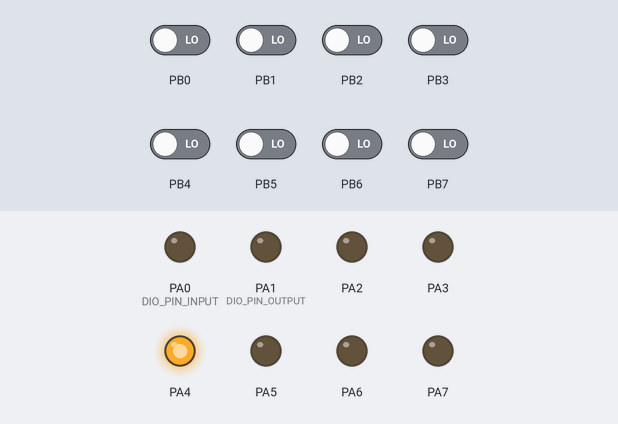
A program run on a simulated ATmega32, built with avr-gcc and emulated at 8 MHz. On the bench: output pins drawn as LEDs (lit = HIGH). The test bench sets the inputs (shaded band); at power-on: PB0–7 LOW.

Above: at 3.24 s.
5.0 s: PB3 driven HIGH
At 5.31 s:
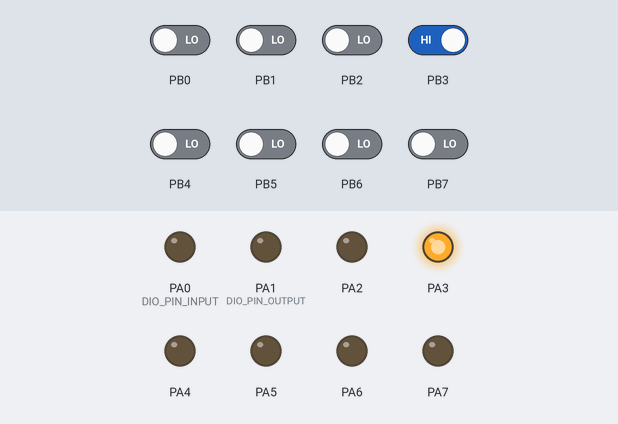
12.0 s: PB0 driven LOW
At 14.6 s:
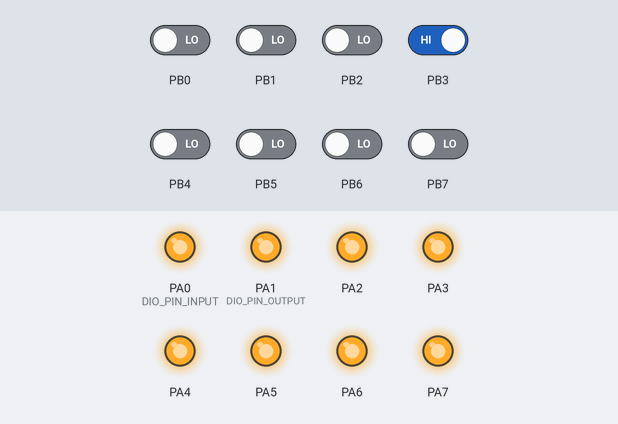
Timing chart, 0 to 21.5 s (numbered marks = the images above; inputs shaded):
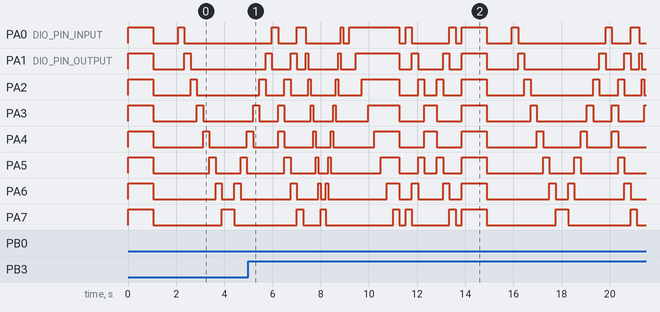

The program:

main.c
```c
/*
 * main.c
 *
 *  Created on: Nov 15, 2023
 *      Author: Mai Nasser
 */
#include"LIB/BIT_MATH.h"
#include"LIB/STD_TYPES.h"

#include"DIO/DIO_interface.h"
#include"LED/LED_interface.h"
#include"SW/SW_interface.h"

#include"util/delay.h"

LED_Type Leds[8]={
		{LED_PORTA,LED_PIN0,ACTIVE_HIGH},
		{LED_PORTA,LED_PIN1,ACTIVE_HIGH},
		{LED_PORTA,LED_PIN2,ACTIVE_HIGH},
		{LED_PORTA,LED_PIN3,ACTIVE_HIGH},
		{LED_PORTA,LED_PIN4,ACTIVE_HIGH},
		{LED_PORTA,LED_PIN5,ACTIVE_HIGH},
		{LED_PORTA,LED_PIN6,ACTIVE_HIGH},
		{LED_PORTA,LED_PIN7,ACTIVE_HIGH},
};
SW_Type SW[8] = {
		{SW_PORTB, LED_PIN0, SW_Ext_PULL_UP},
		{SW_PORTB, LED_PIN1, SW_Ext_PULL_UP},
		{SW_PORTB, LED_PIN2, SW_Ext_PULL_UP},
		{SW_PORTB, LED_PIN3, SW_Ext_PULL_UP},
		{SW_PORTB, LED_PIN4, SW_Ext_PULL_UP},
		{SW_PORTB, LED_PIN5, SW_Ext_PULL_UP},
		{SW_PORTB, LED_PIN6, SW_Ext_PULL_UP},
		{SW_PORTB, LED_PIN7, SW_Ext_PULL_UP}
};

void FlashingEvery1sec();
void ShiftingLeftEvery250ms();
void ShiftingRightEvery250ms();
void TwoLedsConvergingEvery250ms();
void TwoLedsDivergingEvery250ms();
void PingPongEffectEvery250ms();
void Incrementing_SnakeEffect_Every250();
void TwoLedsConvergeDivergeEvery250ms ();

int main(void){

	for(u8 i=0;i<8;i++)
	{
		LED_voidInit(Leds[i]);
	}

	for(u8 i=0;i<8;i++)
		{
			SW_voidInit    (SW[i]);
		}


	while(1)
	{

		for(u8 i=0;i<8;i++)
		{
			if (SW_u8GetPressed (SW[i])) {
				switch(i){
				case 0:
					FlashingEvery1sec();
					break;
				case 1:
					ShiftingLeftEvery250ms();
					break;
				case 2:
					ShiftingRightEvery250ms();
					break;
				case 3:
					TwoLedsConvergingEvery250ms();
					break;
				case 4:
					TwoLedsDivergingEvery250ms();
					break;
				case 5:
					PingPongEffectEvery250ms();
					break;
				case 6:
					Incrementing_SnakeEffect_Every250();
					break;
				case 7:
					TwoLedsConvergeDivergeEvery250ms ();
					break;

				}
			}
		}

	}

}
void FlashingEvery1sec(){

	for(u8 i=0;i<8;i++)
	{
		LED_voidOn(Leds[i]);
	}
	_delay_ms(1000);
	for(u8 i=0;i<8;i++)
	{
		LED_voidOff(Leds[i]);
	}
	_delay_ms(1000);
}
void ShiftingLeftEvery250ms(){
	for(u8 i=0;i<8;i++)
	{
		LED_voidOn(Leds[i]);
		_delay_ms(250);
		LED_voidOff(Leds[i]);
	}
}

void ShiftingRightEvery250ms(){
	for(u8 i=0;i<8;i++)
	{
		LED_voidOn     (Leds[7 - i]);
		_delay_ms(250);
		LED_voidOff     (Leds[7 - i]);
	}
}

void TwoLedsConvergingEvery250ms(){
	for(u8 i=0;i<4;i++)
	{
		LED_voidOn(Leds[i]);
		LED_voidOn(Leds[7-i]);
		_delay_ms(250);
		LED_voidOff(Leds[i]);
		LED_voidOff(Leds[7-i]);
	}
}

void TwoLedsDivergingEvery250ms(){
	for(u8 i=0;i<4;i++)
	{
		LED_voidOn(Leds[3-i]);
		LED_voidOn(Leds[4+i]);
		_delay_ms(250);
		LED_voidOff(Leds[3-i]);
		LED_voidOff(Leds[4+i]);
	}
}

void PingPongEffectEvery250ms(){
	for(u8 i=0;i<8;i++)
	{
		LED_voidOn(Leds[i]);
		_delay_ms(100);
		LED_voidOff(Leds[i]);
	}
	for(u8 i=0;i<8;i++)
		{
			LED_voidOn     (Leds[7 - i]);
			_delay_ms(100);
			LED_voidOff     (Leds[7 - i]);
		}
	_delay_ms(250);
}


void Incrementing_SnakeEffect_Every250(){
	for(u8 i=0;i<8;i++)
	{
		LED_voidOn(Leds[i]);
		_delay_ms(250);
	}
	for(u8 i=0;i<8;i++)
	{
		LED_voidOff(Leds[i]);
	}
	_delay_ms(250);
}
void TwoLedsConvergeDivergeEvery250ms () {
	for(u8 i=0;i<4;i++)
		{
			LED_voidOn(Leds[i]);
			LED_voidOn(Leds[7-i]);
			_delay_ms(250);
			LED_voidOff(Leds[i]);
			LED_voidOff(Leds[7-i]);
		}
	for(u8 i=0;i<4;i++)
		{
			LED_voidOn(Leds[3-i]);
			LED_voidOn(Leds[4+i]);
			_delay_ms(250);
			LED_voidOff(Leds[3-i]);
			LED_voidOff(Leds[4+i]);
		}
	_delay_ms(250);
}
```

LED_interface.h
```c
/*
 * LED_interface.h
 *
 *      Author: Mai Nasser
 *      Layer:HAL
 *      SWC:LED
 */

#ifndef HAL_LED_LED_INTERFACE_H_
#define HAL_LED_LED_INTERFACE_H_

// Port Defines
#define  LED_PORTA  0
#define  LED_PORTB  1
#define  LED_PORTC  2
#define  LED_PORTD  3


// PIN Defines
#define LED_PIN0   0
#define LED_PIN1   1
#define LED_PIN2   2
#define LED_PIN3   3
#define LED_PIN4   4
#define LED_PIN5   5
#define LED_PIN6   6
#define LED_PIN7   7

// PIN Status
#define ACTIVE_HIGH    1
#define ACTIVE_LOW     0

typedef struct{

	u8 Port         ;
	u8 Pin          ;
	u8 Active_State ;

}LED_Type;


void LED_voidInit (LED_Type LED_Config);

void LED_voidOn   (LED_Type LED_Config);

void LED_voidOff  (LED_Type LED_Config);

void LED_voidToggle (LED_Type LED_Config);


#endif /* HAL_LED_LED_INTERFACE_H_ */
```

LED_program.c
```c
/*
 * LED_program.c
 *
 *      Author: Mai Nasser
 *      Layer:HAL
 *      SWC:LED
 */
#include "../LIB/STD_TYPES.h"
#include "../LIB/BIT_MATH.h"

#include "../DIO/DIO_interface.h"
#include "LED_interface.h"

void LED_voidInit(LED_Type LED_Config)
{

	DIO_VoidSetPinDirection( LED_Config.Port , LED_Config.Pin , DIO_PIN_OUTPUT);

}

void LED_voidOn(LED_Type LED_Config)
{

	if(LED_Config.Active_State == ACTIVE_HIGH ){

		DIO_VoidSetPinValue(LED_Config.Port ,LED_Config.Pin ,DIO_PIN_HIGH);

	}else if(LED_Config.Active_State == ACTIVE_LOW ){

		DIO_VoidSetPinValue(LED_Config.Port ,LED_Config.Pin ,DIO_PIN_LOW);

	}

}

void LED_voidOff(LED_Type LED_Config)
{

	if(LED_Config.Active_State == ACTIVE_HIGH ){

		DIO_VoidSetPinValue(LED_Config.Port ,LED_Config.Pin ,DIO_PIN_LOW);

	}else if(LED_Config.Active_State == ACTIVE_LOW ){

		DIO_VoidSetPinValue(LED_Config.Port ,LED_Config.Pin ,DIO_PIN_HIGH);

	}

}

void LED_voidToggle( LED_Type LED_Config)
{
	DIO_VoidTogglePinValue( LED_Config.Port , LED_Config.Pin );
}
```

SW_interface.h
```c
/*
 * SW.interface.h
 *
 *      Author: Mai Nasser
 *      Layer:HAL
 *      SWC:SWITCH-BUTTON
 */

#ifndef SW_INTERFACE_H
#define SW_INTERFACE_H

// Port Defines
#define  SW_PORTA  0
#define  SW_PORTB  1
#define  SW_PORTC  2
#define  SW_PORTD  3

// PIN Defines
#define SW_PIN0   0
#define SW_PIN1   1
#define SW_PIN2   2
#define SW_PIN3   3
#define SW_PIN4   4
#define SW_PIN5   5
#define SW_PIN6   6
#define SW_PIN7   7

// Switch status
#define SW_PRESSED     1
#define SW_NOT_PRESSED 0

// PULL_State
#define SW_Int_PULL_UP     0
#define SW_Ext_PULL_UP     1
#define SW_Ext_PULL_DOWN   2
#define SW_FLOATING        3

typedef struct{

	u8 Port;
	u8 Pin ;
	u8 Pull_State;

}SW_Type;

void SW_voidInit       ( SW_Type SW_Config );
u8   SW_u8GetPressed   ( SW_Type SW_Config );

#endif
```

SW_program.c
```c
/*
 * SW.program.h
 *
 *      Author: Mai Nasser
 *      Layer:HAL
 *      SWC:SWITCH-BUTTON
 */

#include "../LIB/STD_TYPES.h"
#include "../LIB/BIT_MATH.h"

#include "../DIO/DIO_interface.h"

#include "../SW/SW_config.h"
#include "../SW/SW_interface.h"
#include "../SW/SW_private.h"

void SW_voidInit(SW_Type SW_Config){

	DIO_VoidSetPinDirection( SW_Config.Port , SW_Config.Pin , DIO_PIN_INPUT );

	if( SW_Config.Pull_State == SW_Int_PULL_UP ){

		DIO_VoidSetPinValue( SW_Config.Port , SW_Config.Pin , DIO_PIN_HIGH  );

	}

}
u8   SW_u8GetPressed   ( SW_Type SW_Config ){

	u8 LOC_u8Result = SW_NOT_PRESSED ;
		u8 PIN_u8PinVal = SW_NOT_PRESSED ;

		if ( (SW_Config.Pull_State == SW_Int_PULL_UP) || (SW_Config.Pull_State == SW_Ext_PULL_UP) )
		{
			 PIN_u8PinVal= DIO_VoidGetPinValue( SW_Config.Port , SW_Config.Pin);

			if ( PIN_u8PinVal==0)
			{
				LOC_u8Result = SW_PRESSED ;
			}
			else if ( PIN_u8PinVal==1)
			{
				LOC_u8Result = SW_NOT_PRESSED ;
			}

		}
		else if (SW_Config.Pull_State == SW_Ext_PULL_DOWN)
		{
			 PIN_u8PinVal=DIO_VoidGetPinValue( SW_Config.Port , SW_Config.Pin);

			if ( PIN_u8PinVal==0)
			{
				LOC_u8Result = SW_NOT_PRESSED ;
			}
			else if ( PIN_u8PinVal==1)
			{
				LOC_u8Result = SW_PRESSED ;
			}
		}

		return LOC_u8Result ;
}
```

SW_config.h
```c
/*
 * SW.config.h
 *
 *      Author: Mai Nasser
 *      Layer:HAL
 *      SWC:SWICH-BUTTON
 */

#ifndef SW_CONFIG_H
#define SW_CONFIG_H


#endif
```

DIO_config.h
```c
/*
 * DIO_config.h
 *
 *      Author: Mai Nasser
 *      Layer:MCAL
 *      SWC:DIO/GPIO
 */

#ifndef DIO_DIO_CONFIG_H_
#define DIO_DIO_CONFIG_H_


#endif /* DIO_DIO_CONFIG_H_ */
```

DIO_interface.h
```c
/*
 * DIO_interface.h
 *
 *      Author: Mai Nasser
 *      Layer:MCAL
 *      SWC:DIO/GPIO
 */

#ifndef DIO_DIO_INTERFACE_H_
#define DIO_DIO_INTERFACE_H_

// PIN Directions
#define  DIO_PIN_OUTPUT 1
#define  DIO_PIN_INPUT 0

// PIN Value
#define DIO_PIN_HIGH 1
#define DIO_PIN_LOW	 0

// PORT Directions
#define DIO_PORT_OUTPUT		0xFF
#define DIO_PORT_INPUT		0

// PORT Value
#define DIO_PORT_HIGH 		0xFF
#define DIO_PORT_LOW  		0

// Port Defines
#define  DIO_PORTA  0
#define  DIO_PORTB  1
#define  DIO_PORTC  2
#define  DIO_PORTD  3

// PIN Defines
#define DIO_PIN0   0
#define DIO_PIN1   1
#define DIO_PIN2   2
#define DIO_PIN3   3
#define DIO_PIN4   4
#define DIO_PIN5   5
#define DIO_PIN6   6
#define DIO_PIN7   7

//Pull UP
#define PUD   2

//IO Pins
void DIO_VoidSetPinDirection(u8 Copy_u8PORT,u8 Copy_u8PIN,u8 Copy_u8Direction);
void DIO_VoidSetPinValue(u8 Copy_u8PORT,u8 Copy_u8PIN,u8 Copy_u8Value);
void DIO_VoidTogglePinValue(u8 Copy_u8PORT,u8 Copy_u8PIN);
u8   DIO_VoidGetPinValue(u8 Copy_u8PORT,u8 Copy_u8PIN);

//IO Ports
void DIO_VoidSetPortDirection(u8 Copy_u8PORT,u8 Copy_u8Direction);
void DIO_VoidSetPortValue(u8 Copy_u8PORT,u8 Copy_u8Value);
void DIO_VoidTogglePortValue(u8 Copy_u8PORT);
u8   DIO_VoidGetPortValue(u8 Copy_u8PORT);


#endif /* DIO_DIO_INTERFACE_H_ */
```

DIO_private.h
```c
/*
 * DIO_private.h
 *
 *      Author: Mai Nasser
 *      Layer:MCAL
 *      SWC:DIO/GPIO
 */

#ifndef DIO_DIO_PRIVATE_H_
#define DIO_DIO_PRIVATE_H_

/*Group A */
#define PORTA *((volatile u8*)0x3B)
#define DDRA  *((volatile u8*)0x3A)
#define PINA  *((volatile u8*)0x39)

/*Group B */
#define PORTB *((volatile u8*)0x38)
#define DDRB  *((volatile u8*)0x37)
#define PINB  *((volatile u8*)0x36)

/*Group C */
#define PORTC *((volatile u8*)0x35)
#define DDRC  *((volatile u8*)0x34)
#define PINC  *((volatile u8*)0x33)

/*Group D */
#define PORTD *((volatile u8*)0x32)
#define DDRD  *((volatile u8*)0x31)
#define PIND  *((volatile u8*)0x30)

#endif /* DIO_DIO_PRIVATE_H_ */
```

DIO_program.c
```c
/*
 * DIO_program.c
 *
 *      Author: Mai Nasser
 *      Layer:MCAL
 *      SWC:DIO/GPIO
 */

#include "../LIB/STD_TYPES.h"
#include "../LIB/BIT_MATH.h"
#include "DIO_config.h"
#include "DIO_interface.h"
#include "DIO_private.h"

void DIO_VoidSetPinDirection(u8 Copy_u8PORT,u8 Copy_u8PIN,u8 Copy_u8Direction)
{
  if(Copy_u8Direction== DIO_PIN_OUTPUT )
  {
	  switch (Copy_u8PORT)
	  {
	  case DIO_PORTB: SET_BIT(DDRB,Copy_u8PIN); break;
	  case DIO_PORTA: SET_BIT(DDRA,Copy_u8PIN); break;
	  case DIO_PORTC: SET_BIT(DDRC,Copy_u8PIN); break;
	  case DIO_PORTD: SET_BIT(DDRD,Copy_u8PIN); break;
	  }
  }
  else if(Copy_u8Direction== DIO_PIN_INPUT)
  {
	  switch (Copy_u8PORT)
	  {
	  	case DIO_PORTB: CLR_BIT(DDRB,Copy_u8PIN); break;
	    case DIO_PORTA: CLR_BIT(DDRA,Copy_u8PIN); break;
	  	case DIO_PORTC: CLR_BIT(DDRC,Copy_u8PIN); break;
	  	case DIO_PORTD: CLR_BIT(DDRD,Copy_u8PIN); break;
	  }
  }
}
void DIO_VoidSetPinValue(u8 Copy_u8PORT,u8 Copy_u8PIN,u8 Copy_u8Value)
{
	if(Copy_u8Value== DIO_PIN_HIGH )
	  {
		  switch (Copy_u8PORT)
		  {
		  	case DIO_PORTB: SET_BIT(PORTB,Copy_u8PIN); break;
		  	case DIO_PORTA: SET_BIT(PORTA,Copy_u8PIN); break;
		    case DIO_PORTC: SET_BIT(PORTC,Copy_u8PIN); break;
		  	case DIO_PORTD: SET_BIT(PORTD,Copy_u8PIN); break;
		  }
	  }
	  else if(Copy_u8Value== DIO_PIN_LOW)
	  {
		  switch (Copy_u8PORT)
		  {
		  	 case DIO_PORTB: CLR_BIT(PORTB,Copy_u8PIN); break;
		  	 case DIO_PORTA: CLR_BIT(PORTA,Copy_u8PIN); break;
		  	 case DIO_PORTC: CLR_BIT(PORTC,Copy_u8PIN); break;
		  	 case DIO_PORTD: CLR_BIT(PORTD,Copy_u8PIN); break;
		  }
	  }

}

void DIO_VoidTogglePinValue(u8 Copy_u8PORT,u8 Copy_u8PIN)
{
	switch (Copy_u8PORT)
    {
     case DIO_PORTB: TOG_BIT(PORTB,Copy_u8PIN); break;
	 case DIO_PORTA: TOG_BIT(PORTA,Copy_u8PIN); break;
	 case DIO_PORTC: TOG_BIT(PORTC,Copy_u8PIN); break;
	 case DIO_PORTD: TOG_BIT(PORTD,Copy_u8PIN); break;
	}
}

u8 DIO_VoidGetPinValue(u8 Copy_u8PORT,u8 Copy_u8PIN)
{
	u8 PIN_u8Value=0;
	switch (Copy_u8PORT)
	{
	   case DIO_PORTB: PIN_u8Value=GET_BIT(PINB,Copy_u8PIN); break;
	   case DIO_PORTA: PIN_u8Value=GET_BIT(PINA,Copy_u8PIN); break;
	   case DIO_PORTC: PIN_u8Value=GET_BIT(PINC,Copy_u8PIN); break;
	   case DIO_PORTD: PIN_u8Value=GET_BIT(PIND,Copy_u8PIN); break;
    }
	return PIN_u8Value;
}

void DIO_VoidSetPortDirection(u8 Copy_u8PORT,u8 Copy_u8Direction)
{
	switch (Copy_u8PORT)
		{
		   case DIO_PORTB: DDRB=Copy_u8Direction; break;
		   case DIO_PORTA: DDRA=Copy_u8Direction; break;
		   case DIO_PORTC: DDRC=Copy_u8Direction; break;
		   case DIO_PORTD: DDRD=Copy_u8Direction; break;
	    }

}
void DIO_VoidSetPortValue(u8 Copy_u8PORT,u8 Copy_u8Value)
{
	switch (Copy_u8PORT)
		{
			   case DIO_PORTB: PORTB=Copy_u8Value; break;
			   case DIO_PORTA: PORTA=Copy_u8Value; break;
			   case DIO_PORTC: PORTC=Copy_u8Value; break;
			   case DIO_PORTD: PORTD=Copy_u8Value; break;
	    }
}
void DIO_VoidTogglePortValue(u8 Copy_u8PORT)
{
	switch (Copy_u8PORT)
			{
				   case DIO_PORTB: PORTB=~PORTB; break;
				   case DIO_PORTA: PORTA=~PORTA; break;
				   case DIO_PORTC: PORTC=~PORTC; break;
				   case DIO_PORTD: PORTD=~PORTD; break;
		    }
}
u8   DIO_VoidGetPortValue(u8 Copy_u8PORT)
{
	u8 PIN_u8Value=0;
		switch (Copy_u8PORT)
		{
		   case DIO_PORTB: PIN_u8Value=PINB; break;
		   case DIO_PORTA: PIN_u8Value=PINA; break;
		   case DIO_PORTC: PIN_u8Value=PINC; break;
		   case DIO_PORTD: PIN_u8Value=PIND; break;
	    }
		return PIN_u8Value;
}
```

BIT_MATH.h
```c
/*
 * BIT_MATH.h
 *
 *      Author: Mai Nasser
 *      Layer:LIB
 */

#ifndef LIB_BIT_MATH_H_
#define LIB_BIT_MATH_H_

#define SET_BIT(reg,bit) reg|=(1<<bit)
#define CLR_BIT(reg,bit) reg&=(~(1<<bit))
#define TOG_BIT(reg,bit) reg^=(1<<bit)
#define GET_BIT(reg,bit) (reg&(1<<bit))>>bit
#define IS_BIT_SET(reg,bit) (reg&(1<<bit))>>bit
#define IS_BIT_CLR(reg,bit) !((reg&(1<<bit))>>bit)
#define ROR(reg,num) reg=(reg<<(REGISTER_SIZE-num))|(reg>>(num))
#define ROL(reg,num) reg= (reg>>(REGISTER_SIZE-num))|(reg<<(num))


#endif /* LIB_BIT_MATH_H_ */
```

STD_TYPES.h
```c
/*
 * STD_TYPES.h
 *
 *      Author: Mai Nasser
 *      Layer:LIB
 */

#ifndef LIB_STD_TYPES_H_
#define LIB_STD_TYPES_H_

typedef unsigned char u8;
typedef unsigned short int u16;
typedef unsigned long int u32;
typedef unsigned long long int u64;
typedef signed char s8;
typedef signed short int s16;
typedef signed long int s32;
typedef signed long long int s64;
typedef float f32;
typedef double f64;

#endif /* LIB_STD_TYPES_H_ */
```

SW_private.h
```c
/*
 * SW.private.h
 *
 *      Author: Mai Nasser
 *      Layer:HAL
 *      SWC:SWICH-BUTTON
 */

#ifndef SW_PRIVATE_H
#define SW_PRIVATE_H


#endif
```
